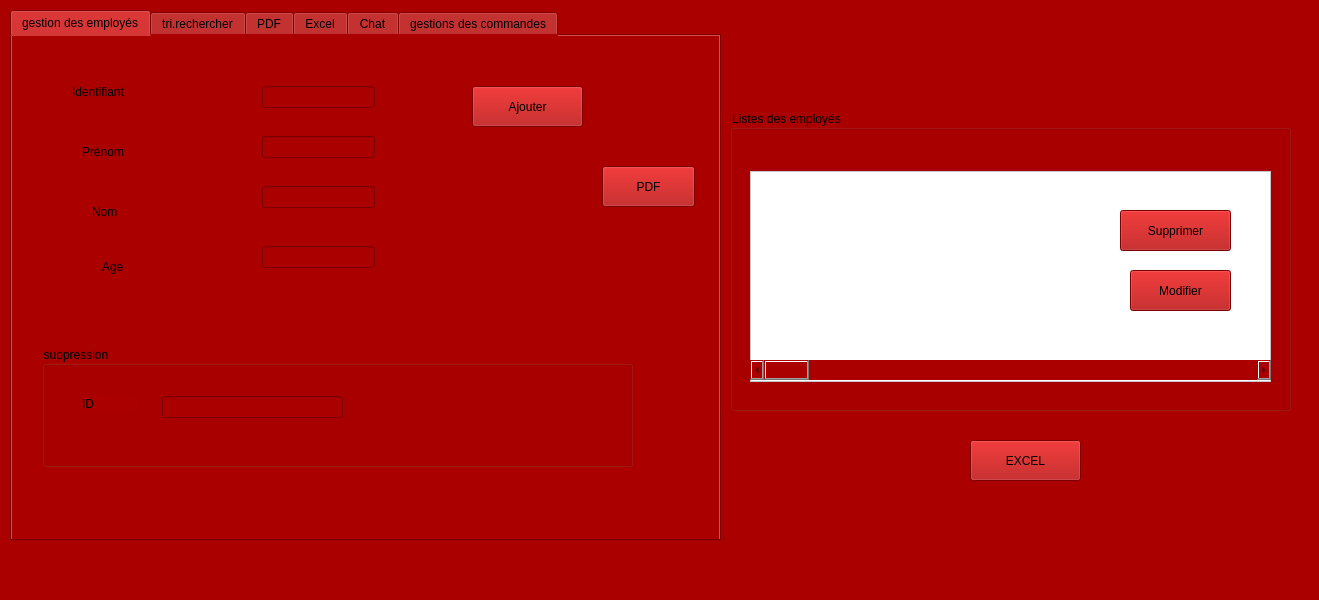
<?xml version="1.0" encoding="UTF-8"?>
<ui version="4.0">
 <class>MainWindow</class>
 <widget class="QMainWindow" name="MainWindow">
  <property name="geometry">
   <rect>
    <x>0</x>
    <y>0</y>
    <width>1319</width>
    <height>600</height>
   </rect>
  </property>
  <property name="windowTitle">
   <string>MainWindow</string>
  </property>
  <property name="styleSheet">
   <string notr="true">background-color: rgb(85, 170, 255);
background-color: rgb(170, 0, 0);
</string>
  </property>
  <widget class="QWidget" name="centralwidget">
   <widget class="QTabWidget" name="tabWidget">
    <property name="geometry">
     <rect>
      <x>10</x>
      <y>10</y>
      <width>711</width>
      <height>531</height>
     </rect>
    </property>
    <property name="styleSheet">
     <string notr="true">background-color: rgb(170, 0, 0);
font: italic 15pt &quot;Monotype Corsiva&quot;;</string>
    </property>
    <property name="currentIndex">
     <number>0</number>
    </property>
    <widget class="QWidget" name="tab">
     <attribute name="title">
      <string>gestion des employés</string>
     </attribute>
     <widget class="QLineEdit" name="lineEdit">
      <property name="geometry">
       <rect>
        <x>250</x>
        <y>50</y>
        <width>113</width>
        <height>22</height>
       </rect>
      </property>
     </widget>
     <widget class="QLineEdit" name="lineEdit_2">
      <property name="geometry">
       <rect>
        <x>250</x>
        <y>100</y>
        <width>113</width>
        <height>22</height>
       </rect>
      </property>
     </widget>
     <widget class="QLineEdit" name="lineEdit_3">
      <property name="geometry">
       <rect>
        <x>250</x>
        <y>150</y>
        <width>113</width>
        <height>22</height>
       </rect>
      </property>
     </widget>
     <widget class="QLineEdit" name="lineEdit_4">
      <property name="geometry">
       <rect>
        <x>250</x>
        <y>210</y>
        <width>113</width>
        <height>22</height>
       </rect>
      </property>
     </widget>
     <widget class="QLabel" name="label">
      <property name="geometry">
       <rect>
        <x>60</x>
        <y>40</y>
        <width>171</width>
        <height>31</height>
       </rect>
      </property>
      <property name="styleSheet">
       <string notr="true">font: italic 22pt &quot;Monotype Corsiva&quot;;
</string>
      </property>
      <property name="text">
       <string>Identifiant</string>
      </property>
     </widget>
     <widget class="QLabel" name="label_2">
      <property name="geometry">
       <rect>
        <x>70</x>
        <y>100</y>
        <width>111</width>
        <height>31</height>
       </rect>
      </property>
      <property name="styleSheet">
       <string notr="true">

font: italic 22pt &quot;Monotype Corsiva&quot;;
</string>
      </property>
      <property name="text">
       <string>Prénom</string>
      </property>
     </widget>
     <widget class="QLabel" name="label_3">
      <property name="geometry">
       <rect>
        <x>80</x>
        <y>160</y>
        <width>91</width>
        <height>31</height>
       </rect>
      </property>
      <property name="styleSheet">
       <string notr="true">


font: italic 22pt &quot;Monotype Corsiva&quot;;</string>
      </property>
      <property name="text">
       <string>Nom</string>
      </property>
     </widget>
     <widget class="QLabel" name="label_4">
      <property name="geometry">
       <rect>
        <x>90</x>
        <y>210</y>
        <width>71</width>
        <height>41</height>
       </rect>
      </property>
      <property name="styleSheet">
       <string notr="true">

font: italic 22pt &quot;Monotype Corsiva&quot;;</string>
      </property>
      <property name="text">
       <string>Age</string>
      </property>
     </widget>
     <widget class="QPushButton" name="pushButton">
      <property name="geometry">
       <rect>
        <x>460</x>
        <y>50</y>
        <width>111</width>
        <height>41</height>
       </rect>
      </property>
      <property name="styleSheet">
       <string notr="true">color rgb(170, 85, 127qradialgradient(spread:pad, cx:0.5, cy:0.5, radius:0.5, fx:0.5, fy:0.5, stop:0 rgba(0, 0, 0, 0), stop:0.52 rgba(0, 0, 0, 0), stop:0.565 rgba(82, 121, 76, 33), stop:0.65 rgba(159, 235, 148, 64), stop:0.721925 rgba(255, 238, 150, 129), stop:0.77 rgba(255, 128, 128, 204), stop:0.89 rgba(191, 128, 255, 64), stop:1 rgba(0, 0, 0, 0)));
border-color: rgb(170, 85, 127);
font: italic 15pt &quot;Monotype Corsiva&quot;;</string>
      </property>
      <property name="text">
       <string>Ajouter</string>
      </property>
     </widget>
     <widget class="QPushButton" name="pushButton_4">
      <property name="geometry">
       <rect>
        <x>590</x>
        <y>130</y>
        <width>93</width>
        <height>41</height>
       </rect>
      </property>
      <property name="text">
       <string>PDF</string>
      </property>
     </widget>
     <widget class="QGroupBox" name="groupBox_2">
      <property name="geometry">
       <rect>
        <x>30</x>
        <y>310</y>
        <width>591</width>
        <height>121</height>
       </rect>
      </property>
      <property name="title">
       <string>suppression</string>
      </property>
      <widget class="QLabel" name="label_5">
       <property name="geometry">
        <rect>
         <x>40</x>
         <y>50</y>
         <width>56</width>
         <height>16</height>
        </rect>
       </property>
       <property name="text">
        <string>ID</string>
       </property>
      </widget>
      <widget class="QLineEdit" name="lineEdit_5">
       <property name="geometry">
        <rect>
         <x>120</x>
         <y>50</y>
         <width>181</width>
         <height>22</height>
        </rect>
       </property>
      </widget>
     </widget>
    </widget>
    <widget class="QWidget" name="tab_5">
     <attribute name="title">
      <string>tri.rechercher</string>
     </attribute>
    </widget>
    <widget class="QWidget" name="tab_2">
     <attribute name="title">
      <string>PDF</string>
     </attribute>
    </widget>
    <widget class="QWidget" name="tab_3">
     <attribute name="title">
      <string>Excel</string>
     </attribute>
    </widget>
    <widget class="QWidget" name="tab_4">
     <attribute name="title">
      <string>Chat</string>
     </attribute>
    </widget>
    <widget class="QWidget" name="tab_6">
     <attribute name="title">
      <string>gestions des commandes</string>
     </attribute>
    </widget>
   </widget>
   <widget class="QGroupBox" name="groupBox">
    <property name="geometry">
     <rect>
      <x>730</x>
      <y>110</y>
      <width>561</width>
      <height>301</height>
     </rect>
    </property>
    <property name="styleSheet">
     <string notr="true">

font: italic 22pt &quot;Monotype Corsiva&quot;;</string>
    </property>
    <property name="title">
     <string>Listes des employés</string>
    </property>
    <widget class="QListView" name="listView">
     <property name="geometry">
      <rect>
       <x>20</x>
       <y>61</y>
       <width>521</width>
       <height>211</height>
      </rect>
     </property>
     <property name="styleSheet">
      <string notr="true">background-color: rgb(255, 255, 255);</string>
     </property>
    </widget>
    <widget class="QScrollBar" name="horizontalScrollBar">
     <property name="geometry">
      <rect>
       <x>20</x>
       <y>250</y>
       <width>521</width>
       <height>20</height>
      </rect>
     </property>
     <property name="orientation">
      <enum>Qt::Horizontal</enum>
     </property>
    </widget>
    <widget class="QPushButton" name="pushButton_3">
     <property name="geometry">
      <rect>
       <x>390</x>
       <y>100</y>
       <width>111</width>
       <height>41</height>
      </rect>
     </property>
     <property name="styleSheet">
      <string notr="true">
font: italic 15pt &quot;Monotype Corsiva&quot;;</string>
     </property>
     <property name="text">
      <string>Supprimer</string>
     </property>
    </widget>
    <widget class="QPushButton" name="pushButton_2">
     <property name="geometry">
      <rect>
       <x>400</x>
       <y>160</y>
       <width>101</width>
       <height>41</height>
      </rect>
     </property>
     <property name="styleSheet">
      <string notr="true">
font: italic 15pt &quot;Monotype Corsiva&quot;;</string>
     </property>
     <property name="text">
      <string>Modifier</string>
     </property>
    </widget>
   </widget>
   <widget class="QPushButton" name="pushButton_5">
    <property name="geometry">
     <rect>
      <x>970</x>
      <y>440</y>
      <width>111</width>
      <height>41</height>
     </rect>
    </property>
    <property name="styleSheet">
     <string notr="true">
font: italic 15pt &quot;Monotype Corsiva&quot;;</string>
    </property>
    <property name="text">
     <string>EXCEL</string>
    </property>
   </widget>
  </widget>
  <widget class="QMenuBar" name="menubar">
   <property name="geometry">
    <rect>
     <x>0</x>
     <y>0</y>
     <width>1319</width>
     <height>26</height>
    </rect>
   </property>
  </widget>
  <widget class="QStatusBar" name="statusbar"/>
 </widget>
 <resources/>
 <connections/>
</ui>
